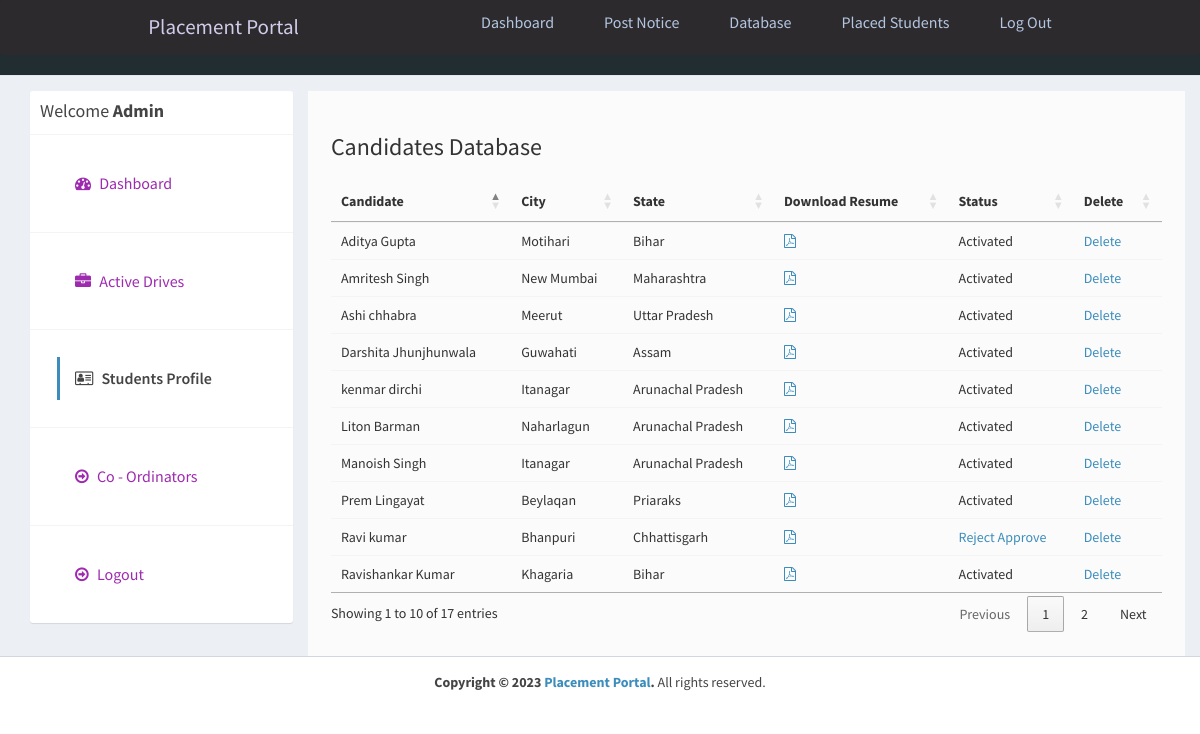
Page /admin/applications.php (signed in) on the committed database.
### tables this page shows
CREATE TABLE `users` (
  `id_user` int(11) NOT NULL,
  `firstname` varchar(255) NOT NULL,
  `lastname` varchar(255) NOT NULL,
  `gender` varchar(255) NOT NULL,
  `email` varchar(255) NOT NULL,
  `password` varchar(255) NOT NULL,
  `address` text DEFAULT NULL,
  `country` varchar(255) DEFAULT NULL,
  `city` varchar(255) DEFAULT NULL,
  `state` varchar(255) DEFAULT NULL,
  `contactno` varchar(255) DEFAULT NULL,
  `stream` varchar(255) DEFAULT NULL,
  `passingyear` int(11) NOT NULL,
  `dob` varchar(255) DEFAULT NULL,
  `age` varchar(255) DEFAULT NULL,
  `resume` varchar(255) DEFAULT NULL,
  `hash` varchar(255) DEFAULT NULL,
  `active` int(11) NOT NULL DEFAULT 2,
  `hsc` int(11) NOT NULL,
  `ssc` int(11) NOT NULL,
  `ug` int(11) NOT NULL
);

### admin/applications.php (the view, shortened to what this page needs)
<?php
require_once("../db.php");
?>
<!DOCTYPE html>
<html>
<head>
  <link rel="stylesheet" href="https://cdnjs.cloudflare.com/ajax/libs/twitter-bootstrap/3.3.7/css/bootstrap.min.css">
  <link rel="stylesheet" href="https://cdnjs.cloudflare.com/ajax/libs/font-awesome/4.7.0/css/font-awesome.min.css">
  <link rel="stylesheet" href="https://cdnjs.cloudflare.com/ajax/libs/ionicons/2.0.1/css/ionicons.min.css">
  <link rel="stylesheet" href="https://cdn.datatables.net/1.10.15/css/jquery.dataTables.min.css">
  <link rel="stylesheet" href="../css/AdminLTE.min.css">
  <link rel="stylesheet" href="../css/_all-skins.min.css">
  <link rel="stylesheet" href="../css/custom.css">
</head>
<body class="hold-transition skin-green sidebar-mini">
  <div class="wrapper">
    <?php
    include 'header.php';
    ?>
    <div class="content-wrapper" style="margin-left: 0px;">
      <section id="candidates" class="content-header">
        <div class="container">
          <div class="row">
            <div class="col-md-3">
              <div class="box box-solid">
                <div class="box-header with-border">
                  <h3 class="box-title">Welcome <b>Admin</b></h3>
                </div>
                <div class="box-body no-padding">
                  <ul class="nav nav-pills nav-stacked">
                    <li><a href="dashboard.php"><i class="fa fa-dashboard"></i> Dashboard</a></li>
                    <li><a href="active-jobs.php"><i class="fa fa-briefcase"></i> Active Drives</a></li>
                    <li class="active"><a href="applications.php"><i class="fa fa-address-card-o"></i> Students
                        Profile</a></li>
                    <li><a href="coordinators.php"><i class="fa fa-arrow-circle-o-right"></i> Co - Ordinators</a></li>
                    <li><a href="../logout.php"><i class="fa fa-arrow-circle-o-right"></i> Logout</a></li>
                  </ul>
                </div>
              </div>
            </div>
            <div class="col-md-9 bg-white padding-2">
              <h3>Candidates Database</h3>
              <div class="row margin-top-20">
                <div class="col-md-12">
                  <div class="box-body table-responsive no-padding">
                    <table id="example2" class="table table-hover">
                      <thead>
                        <th>Candidate</th>
                        <th>City</th>
                        <th>State</th>
                        <th>Download Resume</th>
                        <th>Status</th>
                        <th>Delete</th>
                      </thead>
                      <tbody>
                        <?php
                        $sql = "SELECT * FROM users";
                        $result = $conn->query($sql);
                        if ($result->num_rows > 0) {
                          while ($row = $result->fetch_assoc()) {
                            ?>
                            <tr>
                              <td>
                                <?php echo $row['firstname'] . ' ' . $row['lastname']; ?>
                              </td>
                              <td>
                                <?php echo $row['city']; ?>
                              </td>
                              <td>
                                <?php echo $row['state']; ?>
                              </td>
                              <?php if ($row['resume'] != '') { ?>
                                <td><a href="../uploads/resume/<?php echo $row['resume']; ?>"
                                    download="<?php echo $row['firstname'] . ' Resume'; ?>"><i
                                      class="fa fa-file-pdf-o"></i></a></td>
                              <?php } else { ?>
                                <td>No Resume Uploaded</td>
                              <?php } ?>
                              <td>
                                <?php
                                if ($row['active'] == '1') {
                                  echo "Activated";
                                } else if ($row['active'] == '2') {
                                  ?>
                                    <a href="reject-student.php?id=<?php echo $row['id_user']; ?>">Reject</a> <a
                                      href="approve-student.php?id=<?php echo $row['id_user']; ?>">Approve</a>
                                  <?php
                                } else if ($row['active'] == '3') {
                                  ?>
                                      <a href="approve-student.php?id=<?php echo $row['id_user']; ?>">Reactivate</a>
                                  <?php
                                } else if ($row['active'] == '0') {
                                  echo "Rejected";
                                }
                                ?>
                              </td>
                              <td><a href="delete-student.php?id=<?php echo $row['id_user']; ?>">Delete</a></td>
                            </tr>
                            <?php
                          }
                        }
                        ?>
                      </tbody>
                    </table>
                  </div>
                </div>
              </div>
            </div>
          </div>
        </div>
      </section>
    </div>
    <footer class="main-footer" style="margin-left: 0px;">
      <div class="text-center">
        <strong>Copyright &copy; 2023 <a href="nitap.ac.in">Placement Portal</a>.</strong> All rights
        reserved.
      </div>
    </footer>
  </div>
</body>
</html>

### css/custom.css (style rules this page uses)
.margin-top-20 { margin-top: 20px; }
.padding-2 { padding: 2%; }
.bg-white { background-color:#fbfbfb; margin-left: 0%; }
.box { font-size: medium; font-family: sans-serif; }
li { color: aqua; }

### admin/header.php (style rules this page uses)
* { margin: 0; padding: 0; box-sizing: border-box; }
html { font-size: 62.5%; font-family: 'Roboto', sans-serif; }
li { list-style: none; }
a { text-decoration: none; }

### rows in the picture
users: firstname "Amritesh", lastname "Singh", city "New Mumbai", state "Maharashtra", active "Activated"
users: firstname "Aditya", lastname "Gupta", city "Motihari", state "Bihar", active "Activated"
users: firstname "Ravi", lastname "kumar", city "Bhanpuri", state "Chhattisgarh"
users: firstname "Ravishankar", lastname "Kumar", city "Khagaria", state "Bihar", active "Activated"
users: firstname "Manoish", lastname "Singh", city "Itanagar", state "Arunachal Pradesh", active "Activated"
users: firstname "Liton", lastname "Barman", city "Naharlagun", state "Arunachal Pradesh", active "Activated"
users: firstname "Ashi", lastname "chhabra", city "Meerut", state "Uttar Pradesh", active "Activated"
users: firstname "Darshita", lastname "Jhunjhunwala", city "Guwahati", state "Assam", active "Activated"
users: firstname "kenmar", lastname "dirchi", city "Itanagar", state "Arunachal Pradesh", active "Activated"
users: firstname "Prem", lastname "Lingayat", city "Beylaqan", state "Priaraks", active "Activated"
